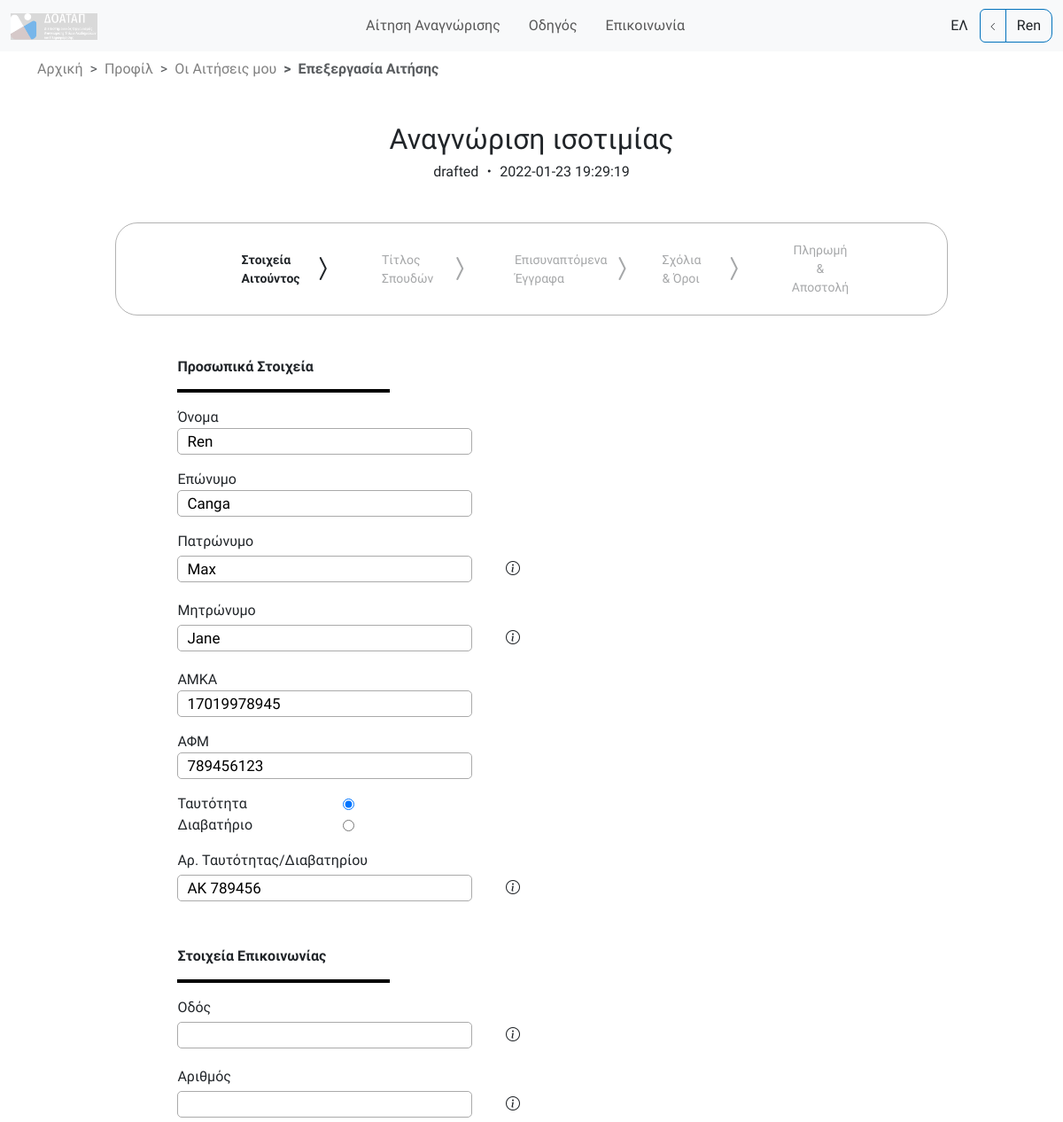
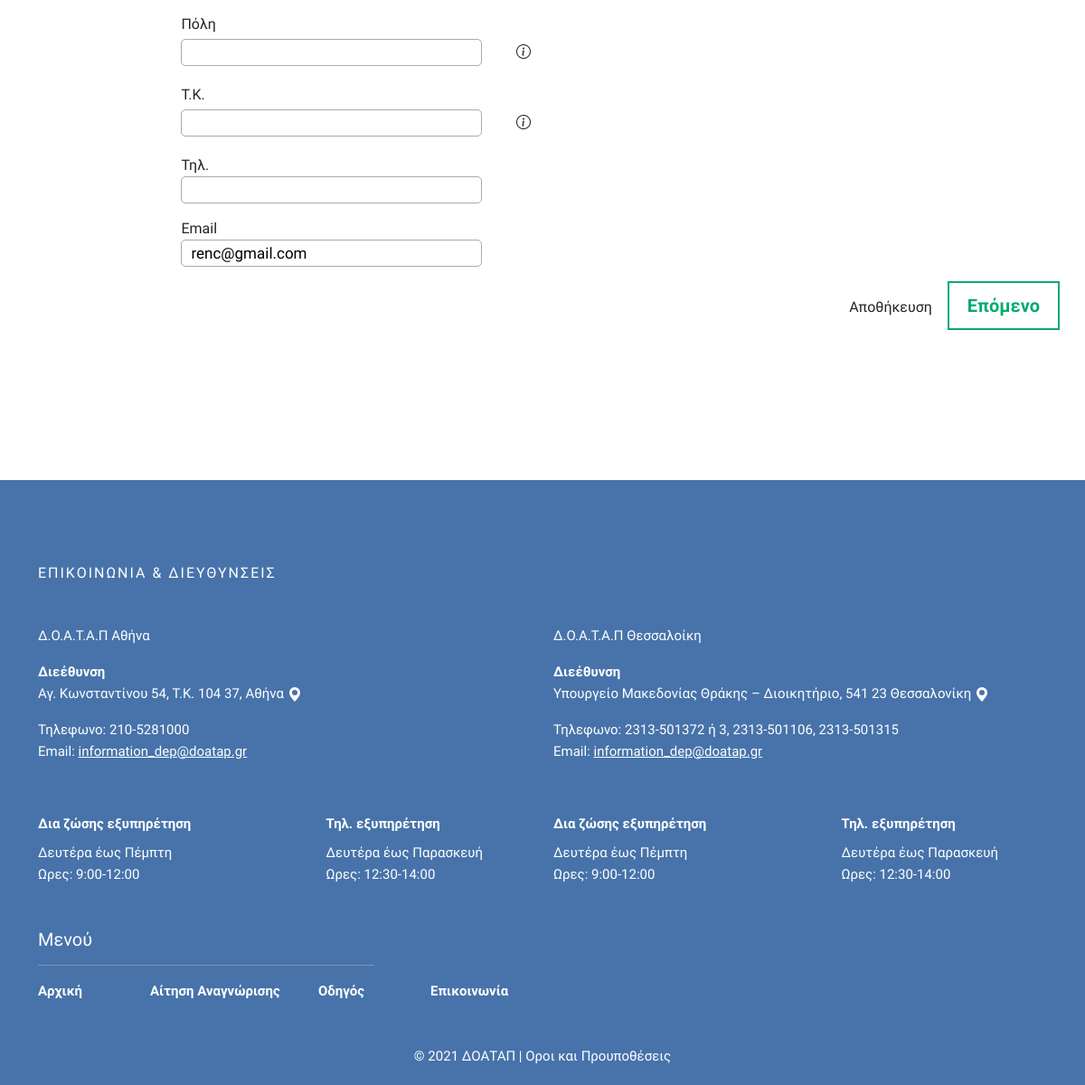
The page /src/views/draft.php?id=96 (signed in) on the database its author committed (2 pictures, top to bottom).
### tables this page shows
CREATE TABLE `files` (
  `id` int(11) NOT NULL,
  `identification` varchar(50) DEFAULT NULL,
  `diploma` varchar(50) DEFAULT NULL,
  `grades` varchar(50) DEFAULT NULL
);

CREATE TABLE `forms` (
  `id` int(11) NOT NULL,
  `name` varchar(15) DEFAULT NULL,
  `surname` varchar(15) DEFAULT NULL,
  `father_name` varchar(15) DEFAULT NULL,
  `mother_name` varchar(15) DEFAULT NULL,
  `amka` varchar(11) DEFAULT NULL,
  `afm` varchar(9) DEFAULT NULL,
  `identification_type` varchar(10) DEFAULT NULL,
  `ID_num` varchar(9) NOT NULL,
  `road` varchar(20) DEFAULT NULL,
  `city` varchar(15) DEFAULT NULL,
  `number` varchar(2) DEFAULT NULL,
  `pobox` varchar(5) DEFAULT NULL,
  `cel` varchar(10) DEFAULT NULL,
  `email` varchar(20) DEFAULT NULL,
  `study_cycle` varchar(20) NOT NULL,
  `diploma_country` varchar(10) NOT NULL,
  `university` varchar(50) DEFAULT NULL,
  `department` varchar(20) DEFAULT NULL,
  `user_id` int(11) NOT NULL,
  `comment` varchar(50) DEFAULT NULL,
  `consent` varchar(3) DEFAULT NULL,
  `created_at` timestamp NULL DEFAULT current_timestamp(),
  `status` varchar(10) NOT NULL,
  `payment` varchar(10) NOT NULL,
  `after_issued` varchar(50) NOT NULL,
  `equivalent_university` varchar(50) DEFAULT NULL,
  `equivalent_department` varchar(50) DEFAULT NULL
);

### src/database/connect.php (called while the page is built, shortened)
<?php
    function Connect_Database() {
        $serverHost = 'localhost';
        $serverName = 'root';
        $serverPassword = '';
        $databaseName = 'sdi1700218';
        $conn = new mysqli($serverHost, $serverName, $serverPassword, $databaseName);
        return $conn;
    }
?>

### config.php (called while the page is built, shortened)
<?php
    require(BASE_URL. 'database\database.php');
    $database = new Database();
?>

### src/controllers/forms.php (called while the page is built, shortened)
<?php
class FormController{
    private static $table = 'forms';
    private static $files_table = 'files';
    private $db = null;
    function __construct($database){
        $this->db = $database;
    }
    function getFormPreview($id){
        $form = $this->db->JoinedSelection(self::$table, self::$files_table,
        [
            'forms.id' => $id
        ]);
        return $form[0];
    }
}
?>

### src/database/database.php (called while the page is built, shortened)
<?php
    require('connect.php');
    class Database {
        private $connection;
        function __construct(){
            $this->connection = Connect_Database();
        }
        function executeQuery($query, $data){
            $stmt = $this->connection->prepare($query);
            $values = array_values($data);
            $types = str_repeat('s', count($values));
            $stmt->bind_param($types, ...$values);
            $stmt->execute();
            return $stmt;
        }
        function JoinedSelection($table1 , $table2, $conditiions) {
            $query = "SELECT * FROM $table1 JOIN $table2 ON";
            $query = $query . " $table1.id=$table2.id";
            $i=0;
            foreach($conditiions as $key => $_){
                if ($i === 0) {
                    $query = $query . " WHERE $key=?";
                } else {
                    $query = $query . " AND $key=?";
                }
                $i++;
            }
            $query = $query . " ORDER BY created_at DESC";
            $stmt = $this->executeQuery($query, $conditiions);
            $rows = $stmt->get_result();
            $results = array();
            while ($row = $rows->fetch_array(MYSQLI_NUM)) {
                $results[] = $row;
            }
            return $results;
        }
    }
?>

### src/views/draft.php (the view, shortened to what this page needs)
<?php
require('../../config.php');
require(BASE_URL . 'controllers\forms.php');
$controller =  new FormController($database);
$formPreview = $controller->getFormPreview($_GET['id']);
?>
<!DOCTYPE html>
<html lang="el">
<head>
    <link rel="stylesheet" href="../../node_modules/bootstrap/dist/css/bootstrap.min.css">
    <link rel="stylesheet" href="../../node_modules/bootstrap-icons/font/bootstrap-icons.css">
    <link rel="stylesheet" href="../../style.css">
</head>
<body>
    <?php
        include(BASE_URL. 'includes\navbar.php');
    ?>
    <div class="container mt-2">
        <nav style="--bs-breadcrumb-divider: '>';" aria-label="breadcrumb">
            <ol class="breadcrumb">
                <li class="breadcrumb-item"><a class="text-black-50" href="/Doatap/index.php">Αρχική</a></li>
                <li class="breadcrumb-item"><a class="text-black-50" href="/Doatap/src/views/profile.php">Προφίλ</a></li>
                <li class="breadcrumb-item"><a class="text-black-50" href="/Doatap/src/views/requests.php">Οι Αιτήσεις μου</a></li>
                <li class="breadcrumb-item active" aria-current="page">Επεξεργασία Αιτήσης</li>
            </ol>
        </nav>
    </div>
    <div class="container-fluid">
        <form id="regForm" method='post' action='draft.php?id=<?php echo $_GET['id']; ?>' enctype="multipart/form-data">
            <h2 class="text-center mt-5"> Αναγνώριση ισοτιμίας</h2>
            <h6 class="text-center fw-lighter mb-5"><?php echo $formPreview[23] ?> <i class="bi bi-dot"></i> <?php echo $formPreview[22] ?></h6>
            <div class="status-bar">
                <div class="row steps-bar justify-content-center m-auto">
                    <div class=" d-flex align-items-center justify-content-around step col-md-2">
                        <div>
                            <span >Στοιχεία <br> Αιτούντος</span>
                        </div>
                        <div class="d-flex align-items-center next-step-arrow">
                            <i class="bi bi-chevron-compact-right" style="font-size:xx-large;"></i>
                        </div>
                    </div>
                    <div class=" d-flex align-items-center justify-content-around step col-md-2">
                        <div>
                            <span >Τίτλος <br> Σπουδών</span>
                        </div>
                        <div class="d-flex align-items-center next-step-arrow">
                            <i class="bi bi-chevron-compact-right" style="font-size:xx-large;"></i>
                        </div>
                    </div>
                    <div class=" d-flex align-items-center justify-content-around step col-md-2">
                        <div>
                            <span >Επισυναπτόμενα <br> Έγγραφα</span>
                        </div>
                        <div class="d-flex align-items-center next-step-arrow">
                            <i class="bi bi-chevron-compact-right" style="font-size:xx-large;"></i>
                        </div>
                    </div>
                    <div class=" d-flex align-items-center justify-content-around step col-md-2">
                        <span >Σχόλια <br>& Όροι</span>
                        <div class="d-flex align-items-center next-step-arrow">
                            <i class="bi bi-chevron-compact-right" style="font-size:xx-large;"></i>
                        </div>
                    </div>
                    <div class=" d-flex justify-content-between align-items-center step col-md-1">
                        <span class="text-center">Πληρωμή & Αποστολή</span>
                    </div>
                </div>
            </div>
            <div class="tab">
                <div class="container mt-5" style="width: 70%;">
                    <h6 class="fw-bolder mb-2">Προσωπικά Στοιχεία</h6>
                    <hr class="form-bar">
                    <div class="col-md-5 d-flex flex-column mt-3">
                        <label for="name">Όνομα</label>
                        <input type="text" id="name" name="name" value="<?php echo $formPreview[1] ?>" class="text-input" placeholder="<?php echo $formPreview[1] ?>" readonly>
                    </div>
                    <div class="col-md-5 d-flex flex-column mt-3">
                        <label for="surname">Επώνυμο</label>
                        <input type="text" id="surname" name="surname" value="<?php echo $formPreview[2] ?>" class="text-input" placeholder="<?php echo $formPreview[2] ?>" readonly>
                    </div>
                    <div class="col-md-6 d-flex flex-column mt-3">
                        <label for="father">Πατρώνυμο</label>
                        <div class="d-flex align-items-center justify-content-between">
                            <input type="text" id="father" name="father_name" value="<?php echo $formPreview[3] ?>" placeholder="<?php echo $formPreview[3] ?>" class="text-input col-10">
                            <button type="button" class="btn" data-bs-toggle="tooltip" data-bs-placement="right" title="Δεν επιτρέπονται ψηφία">
                                <i class="bi bi-info-circle"></i>
                            </button>
                        </div>
                    </div>
                    <div class="col-md-6 d-flex flex-column mt-3">
                        <label for="mother">Μητρώνυμο</label>
                        <div class="d-flex align-items-center justify-content-between">
                            <input type="text" id="mother" name="mother_name" value="<?php echo $formPreview[4] ?>" placeholder="<?php echo $formPreview[4] ?>" class="text-input col-10">
                            <button type="button" class="btn" data-bs-toggle="tooltip" data-bs-placement="right" title="Δεν επιτρέπονται ψηφία">
                                <i class="bi bi-info-circle"></i>
                            </button>
                        </div>
                    </div>
                    <div class="col-md-5 d-flex flex-column mt-3">
                        <label for="amka">ΑΜΚΑ</label>
                        <input type="text" id="amka" name="amka" value="<?php echo $formPreview[5] ?>" class="text-input" placeholder="<?php echo $formPreview[5] ?>" readonly>
                    </div>
                    <div class="col-md-5 d-flex flex-column mt-3">
                        <label for="afm">ΑΦΜ</label>
                        <input type="text" id="afm" name="afm" value="<?php echo $formPreview[6] ?>" class="text-input" placeholder="<?php echo $formPreview[6] ?>" readonly>
                    </div>
                    <div class="radio-toolbar mt-3">
                        <div class="col-md-3 d-flex align-items-center justify-content-between">
                            <label for="id">Ταυτότητα</label>
                            <input type="radio" id="id" name="identification_type" value="Ταυτότητα" <?php if (isset($formPreview[7]) && $formPreview[7]=="Ταυτότητα") echo "checked";?>>
                        </div>
                        <div class="col-md-3 d-flex align-items-center justify-content-between">
                            <label for="passport">Διαβατήριο</label>
                            <input type="radio" id="passport" name="identification_type" value="Διαβατήριο" <?php if (isset($formPreview[7]) && $formPreview[7]=="Διαβατήριο") echo "checked";?>>
                        </div>
                    </div>
                    <div class="col-md-6 d-flex flex-column mt-3">
                        <label for="ident">Αρ. Ταυτότητας/Διαβατηρίου</label>
                        <div class="d-flex align-items-center justify-content-between">
                            <input type="text" id="ident" name="ID_num" value="<?php echo $formPreview[8] ?>" class="text-input col-10" placeholder="<?php echo $formPreview[8] ?>">
                            <button type="button" class="btn" data-bs-toggle="tooltip" data-bs-placement="right" title="Ο Αρ. Ταυτότητας/Διαβατηρίου αποτελείται από δύο γράμματα και 6 ψηφία">
                                <i class="bi bi-info-circle"></i>
                            </button>
                        </div>
                    </div>
                    <h6 class="fw-bolder mb-2 mt-5">Στοιχεία Επικοινωνίας</h6>
                    <hr class="form-bar">
                    <div class="d-flex flex-column justify-content-between">
                        <div class="col-md-6 d-flex flex-column">
                            <label for="road">Οδός</label>
                            <div class="d-flex align-items-center justify-content-between">
                                <input type="text" id="road" name="road" value="<?php echo $formPreview[9] ?>" placeholder="<?php echo $formPreview[9] ?>" class="text-input col-10">
                                <button type="button" class="btn" data-bs-toggle="tooltip" data-bs-placement="right" title="Δεν επιτρέπονται ψηφία">
                                    <i class="bi bi-info-circle"></i>
                                </button>
                            </div>
                        </div>
                        <div class="d-flex flex-column col-md-6 mt-3">
                            <label for="number">Αριθμός</label>
                            <div class="d-flex align-items-center justify-content-between">
                                <input type="text" id="number" name="number" value="<?php echo $formPreview[11] ?>" placeholder="<?php echo $formPreview[11] ?>" class="text-input col-10">
                                <button type="button" class="btn" data-bs-toggle="tooltip" data-bs-placement="right" title="Μόνο ένα ψηφίο">
                                    <i class="bi bi-info-circle"></i>
                                </button>
                            </div>
                        </div>
                        <div class="col-md-6 d-flex flex-column mt-3">
                            <label for="city">Πόλη</label>
                            <div class="d-flex align-items-center justify-content-between">
                                <input type="text" id="city" name="city" value="<?php echo $formPreview[10] ?>" placeholder="<?php echo $formPreview[10] ?>" class="text-input col-10">
                                <button type="button" class="btn" data-bs-toggle="tooltip" data-bs-placement="right" title="Δεν επιτρέπονται ψηφία">
                                    <i class="bi bi-info-circle"></i>
                                </button>
                            </div>
                        </div>
                        <div class="col-md-6 d-flex flex-column mt-3">
                            <label for="pobox">Τ.Κ.</label>
                            <div class="d-flex align-items-center justify-content-between">
                                <input type="text" id="pobox" name="pobox" value="<?php echo $formPreview[12] ?>" placeholder="<?php echo $formPreview[12] ?>" class="text-input col-10">
                                <button type="button" class="btn" data-bs-toggle="tooltip" data-bs-placement="right" title="Ο Τ.Κ. αποτελείται απο 5 ψηφία">
                                    <i class="bi bi-info-circle"></i>
                                </button>
                            </div>
                        </div>
                        <div class="col-md-5 d-flex flex-column mt-3">
                            <label for="cel">Τηλ.</label>
                            <input type="text" id="cel" name="cel" value="<?php echo $formPreview[13] ?>" placeholder="<?php echo $formPreview[13] ?>" class="text-input">
                        </div>
                        <div class="col-md-5 d-flex flex-column mt-3">
                            <label for="email">Email</label>
                            <input type="text" id="email" name="email" value="<?php echo $formPreview[14] ?>" class="text-input" placeholder="<?php echo $formPreview[14] ?>" readonly>
                        </div>
                    </div>
                </div>
            </div>
            <div style="overflow:hidden;">
                <div class="m-3 float-end">
                    <button class="btn" type="submit" name="submit-form" value='draft'>Αποθήκευση</button>
                    <button type="button" id="nextBtn" onclick="nextPrev(1)">Επόμενο</button>
                </div>
            </div>
        </form>
    </div>
    <?php
        include(BASE_URL. 'includes\footer.php');
    ?>
</body>
</html>

### rows shown on the page
files: id.status "drafted", id.created_at "2022-01-23 19:29:19", name "Ren", surname "Canga", father_name "Max", mother_name "Jane", amka "17019978945", afm "789456123", ID_num "AK 789456", email "renc@gmail.com"
forms: identification_type "☑ Ταυτότητα", identification_type "☐ Διαβατήριο"

### other values the page prints
$_SESSION["name"] "Ren"
